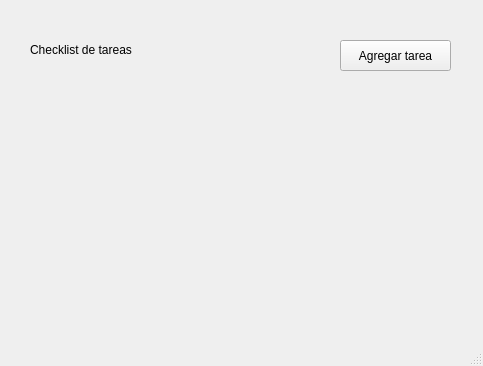
<?xml version="1.0" encoding="UTF-8"?>
<ui version="4.0">
 <class>MainWindow</class>
 <widget class="QMainWindow" name="MainWindow">
  <property name="geometry">
   <rect>
    <x>0</x>
    <y>0</y>
    <width>483</width>
    <height>366</height>
   </rect>
  </property>
  <property name="windowTitle">
   <string>MainWindow</string>
  </property>
  <widget class="QWidget" name="centralwidget">
   <widget class="QLabel" name="statusLabel">
    <property name="geometry">
     <rect>
      <x>30</x>
      <y>40</y>
      <width>141</width>
      <height>20</height>
     </rect>
    </property>
    <property name="text">
     <string>Checklist de tareas</string>
    </property>
   </widget>
   <widget class="QWidget" name="verticalLayoutWidget">
    <property name="geometry">
     <rect>
      <x>32</x>
      <y>80</y>
      <width>421</width>
      <height>231</height>
     </rect>
    </property>
    <layout class="QVBoxLayout" name="tasksLayout"/>
   </widget>
   <widget class="QPushButton" name="addTaskButton">
    <property name="geometry">
     <rect>
      <x>340</x>
      <y>40</y>
      <width>111</width>
      <height>31</height>
     </rect>
    </property>
    <property name="text">
     <string>Agregar tarea</string>
    </property>
   </widget>
  </widget>
  <widget class="QMenuBar" name="menubar">
   <property name="geometry">
    <rect>
     <x>0</x>
     <y>0</y>
     <width>483</width>
     <height>25</height>
    </rect>
   </property>
  </widget>
  <widget class="QStatusBar" name="statusbar"/>
 </widget>
 <resources/>
 <connections/>
</ui>
